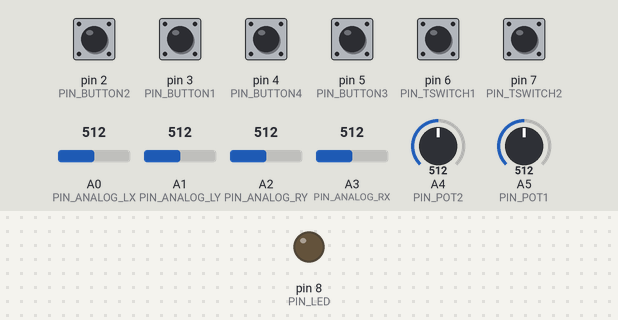
Bench run of a sketch on a simulated Arduino Uno, built with avr-gcc and run on an emulated ATmega328P. Shown: output pins drawn as LEDs (lit = HIGH). Inputs (shaded band) come from the test bench; at power-on: pin 2 (PIN_BUTTON2), pin 3 (PIN_BUTTON1), pin 4 (PIN_BUTTON4), pin 5 (PIN_BUTTON3), pin 6 (PIN_TSWITCH1), pin 7 (PIN_TSWITCH2) HIGH, A0 (PIN_ANALOG_LX) = 512, A4 (PIN_POT2) = 512, A5 (PIN_POT1) = 512, A1 (PIN_ANALOG_LY) = 512, A2 (PIN_ANALOG_RY) = 512, A3 (PIN_ANALOG_RX) = 512. No radio packets arrive unless stated; what the sketch prints to the serial monitor is not drawn.

Above: at 0.1 s.
At 1.2 s:
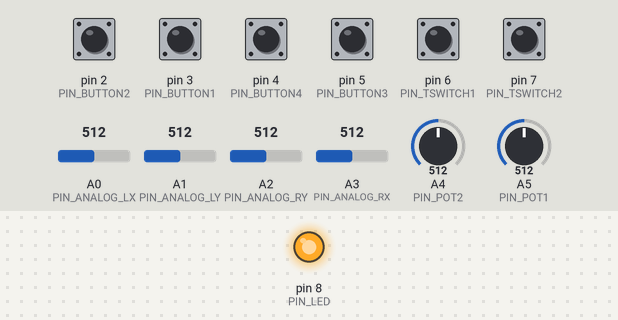
1.3 s: A0 (PIN_ANALOG_LX) set to 529
4.3 s: A4 (PIN_POT2) set to 531
7.0 s: A5 (PIN_POT1) set to 531
Timing chart, 0 to 10.0 s (numbered marks = the images above; inputs shaded):
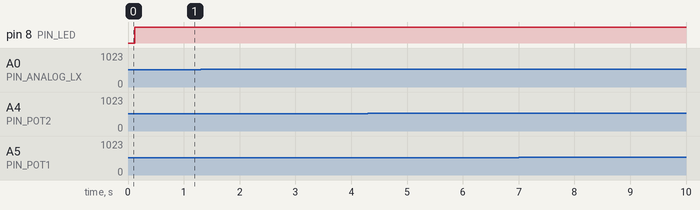

Measured:
- after the input at 1.3 s, every drawn part: stays the same
- after the input at 4.3 s, every drawn part: stays the same
- after the input at 7.0 s, every drawn part: stays the same

The sketch:

TransmitterV2.ino
```cpp
/*
* Arduino Wireless Communication Tutorial
*     Example 1 - Transmitter Code
*
* by Dejan Nedelkovski, www.HowToMechatronics.com
*
* Library: TMRh20/RF24, https://github.com/tmrh20/RF24/
*/

#include <SPI.h>
#include <nRF24L01.h>
#include <RF24.h>

#define DEBUG

// 最大重试次数
#define MAX_RETRIES     3


// 定义手柄引脚
#define PIN_ANALOG_LX   A0
#define PIN_ANALOG_LY   A1
#define PIN_ANALOG_RX   A3
#define PIN_ANALOG_RY   A2

// 定义旋转定位器
#define PIN_POT1        A5
#define PIN_POT2        A4

// 手柄按钮
#define PIN_ANALOG_B1       0
#define PIN_ANALOG_B2       1

// 拨动开关
#define PIN_TSWITCH1        6
#define PIN_TSWITCH2        7

// 4个按钮
#define PIN_BUTTON1         3
#define PIN_BUTTON2         2
#define PIN_BUTTON3         5
#define PIN_BUTTON4         4

// Led
#define PIN_LED             8


// rf24接收器 其他针脚 11 12 13
#define PIN_RF24_CE     9
#define PIN_RF24_CSN    10

// 设置数据速率
#define NRF_DATA_RATE    RF24_250KBPS

RF24 radio(PIN_RF24_CE, PIN_RF24_CSN);  // CE, CSN

const byte address[6] = "00001";

struct DataPackage {
    byte lx;        //左边手柄x轴
    byte ly;        //左边手柄y轴
    byte lb;        //左边手柄按钮
    byte rx;        //右边手柄x轴
    byte ry;        //右边手柄y轴
    byte rb;        //右边手柄按钮
    byte pot1;      //电位器1
    byte pot2;      //电位器2
    byte tSwitch1;  //拨动开关1
    byte tSwitch2;  //拨动开关2
    byte button1;   //按钮1
    byte button2;   //按钮2
    byte button3;   //按钮3
    byte button4;   //按钮4
};

DataPackage data;

void ResetData()
{
    data.lx = 127;
    data.ly = 127;
    data.lb = 1;
    data.rx = 127;
    data.ry = 127;
    data.rb = 1;
    data.pot1 = 127;
    data.pot2 = 127;
    data.tSwitch1 = 0;
    data.tSwitch2 = 0;
    data.button1 = 1;
    data.button2 = 1;
    data.button3 = 1;
    data.button4 = 1;
}

int mapJoystickValues(int val, int lower, int middle, int upper, bool reverse)
{
    val = constrain(val, lower, upper);
    if ( val < middle )
        val = map(val, lower, middle, 0, 128);
    else
        val = map(val, middle, upper, 128, 255);
    return ( reverse ? 255 - val : val );
}

// 初始化无线模块
void initRadio(){

    // 初始化 NRF24L01
    radio.begin();

    // 设置通道
    radio.setChannel(1);

    // 数据速率
    // RF24_250KBPS : 250 kbps 的数据速率。
    // RF24_1MBPS : 1 Mbps 的数据速率（默认值）。
    // RF24_2MBPS : 2 Mbps 的数据速率。
    radio.setDataRate(NRF_DATA_RATE);

    // 设置射频功率
    radio.setPALevel(RF24_PA_LOW);

    // 打开接收器
    radio.openWritingPipe(address);

    // 打开 NRF24L01 模块
    radio.stopListening();
    ResetData();
}

uint32_t configTimer = millis();
// 检测无线模块，如果故障了重新初始化
void checkRoido(){
    if (radio.failureDetected) {
        radio.failureDetected = false;
        delay(250);
        Serial.println("发现无线电模块故障！");
        initRadio();
    }
    // 每隔5秒验证一次无线电配置。这可以使用与无线电默认值不同的任何设置来完成。
    if (millis() - configTimer > 5000) {
        configTimer = millis();
        if (radio.getDataRate() != NRF_DATA_RATE) {
            radio.failureDetected = true;
            Serial.println("发现无线电模块故障2！");
        }
    }
}

void setup() {
    Serial.begin(9600);
    initRadio();

    pinMode(PIN_ANALOG_LX, INPUT_PULLUP);
    pinMode(PIN_ANALOG_LY, INPUT_PULLUP);
    pinMode(PIN_ANALOG_RX, INPUT_PULLUP);
    pinMode(PIN_ANALOG_RY, INPUT_PULLUP);

    pinMode(PIN_POT1, INPUT_PULLUP);
    pinMode(PIN_POT2, INPUT_PULLUP);

    pinMode(PIN_ANALOG_B1, INPUT_PULLUP);
    pinMode(PIN_ANALOG_B2, INPUT_PULLUP);


    pinMode(PIN_TSWITCH1, INPUT_PULLUP);
    pinMode(PIN_TSWITCH2, INPUT_PULLUP);
    pinMode(PIN_BUTTON1, INPUT_PULLUP);
    pinMode(PIN_BUTTON2, INPUT_PULLUP);
    pinMode(PIN_BUTTON3, INPUT_PULLUP);
    pinMode(PIN_BUTTON4, INPUT_PULLUP);

    pinMode(PIN_LED, OUTPUT);
}

void loop() {
    checkRoido();

    short lx = analogRead(PIN_ANALOG_LX);
    short ly = analogRead(PIN_ANALOG_LY);
    short rx = analogRead(PIN_ANALOG_RX);
    short ry = analogRead(PIN_ANALOG_RY);
    short pot1 = analogRead(PIN_POT1);
    short pot2 = analogRead(PIN_POT2);

    DataPackage newdata;
    bool different = false;

    newdata.lx = mapJoystickValues(lx,15,546,1022,true);
    newdata.ly = mapJoystickValues(ly,15,572,1022,true);
    newdata.rx = mapJoystickValues(rx,14,547,1022,true);
    newdata.ry = mapJoystickValues(ry,14,552,1022,true);

    // newdata.lx = map(lx, 15, 1023, 0, 255);;
    // newdata.ly = map(ly, 15, 1023, 0, 255);
    // newdata.rx = map(rx, 14, 1023, 0, 255);
    // newdata.ry = map(ry, 14, 1023, 0, 255);

    newdata.pot1 = map(pot1, 13, 1023, 0, 255);
    newdata.pot2 = map(pot2, 13, 1023, 0, 255);

    newdata.lb = digitalRead(PIN_ANALOG_B1);
    newdata.rb = digitalRead(PIN_ANALOG_B2);

    newdata.tSwitch1 = digitalRead(PIN_TSWITCH1);
    newdata.tSwitch2 = digitalRead(PIN_TSWITCH2);
    newdata.button1 = digitalRead(PIN_BUTTON1);
    newdata.button2 = digitalRead(PIN_BUTTON2);
    newdata.button3 = digitalRead(PIN_BUTTON3);
    newdata.button4 = digitalRead(PIN_BUTTON4);

    if( data.lx != newdata.lx ){
        data.lx = newdata.lx;
        different = true;
    }
    if( data.ly != newdata.ly ){
        data.ly = newdata.ly;
        different = true;
    }
    if( data.rx != newdata.rx ){
        data.rx = newdata.rx;
        different = true;
    }
    if( data.ry != newdata.ry ){
        data.ry = newdata.ry;
        different = true;
    }
    if( data.pot1 != newdata.pot1 ){
        data.pot1 = newdata.pot1;
        different = true;
    }
    if( data.pot2 != newdata.pot2 ){
        data.pot2 = newdata.pot2;
        different = true;
    }
    if( data.lb != newdata.lb ){
        data.lb = newdata.lb;
        different = true;
    }
    if( data.rb != newdata.rb ){
        data.rb = newdata.rb;
        different = true;
    }
    if( data.tSwitch1 != newdata.tSwitch1 ){
        data.tSwitch1 = newdata.tSwitch1;
        different = true;
    }
    if( data.tSwitch2 != newdata.tSwitch2 ){
        data.tSwitch2 = newdata.tSwitch2;
        different = true;
    }
    if( data.button1 != newdata.button1 ){
        data.button1 = newdata.button1;
        different = true;
    }
    if( data.button2 != newdata.button2 ){
        data.button2 = newdata.button2;
        different = true;
    }
    if( data.button3 != newdata.button3 ){
        data.button3 = newdata.button3;
        different = true;
    }
    if( data.button4 != newdata.button4 ){
        data.button4 = newdata.button4;
        different = true;
    }

#if defined(DEBUG)
    Serial.print("lx:");
    Serial.print(lx);
    Serial.print(" ly:");
    Serial.print(ly);
    Serial.print(" rx:");
    Serial.print(rx);
    Serial.print(" ry:");
    Serial.print(ry);
    Serial.print(" pot1:");
    Serial.print(pot1);
    Serial.print(" pot2:");
    Serial.print(pot2);

    Serial.print(" | dlx:");
    Serial.print(data.lx);
    Serial.print(" dly:");
    Serial.print(data.ly);
    Serial.print(" drx:");
    Serial.print(data.rx);
    Serial.print(" dry:");
    Serial.print(data.ry);
    Serial.print(" dlb:");
    Serial.print(data.lb);
    Serial.print(" drb:");
    Serial.print(data.rb);

    Serial.print(" dpot1:");
    Serial.print(data.pot1);
    Serial.print(" dpot2:");
    Serial.print(data.pot2);

    Serial.print(" tSwitch1:");
    Serial.print(data.tSwitch1);
    Serial.print(" tSwitch2:");
    Serial.print(data.tSwitch2);
    Serial.print(" button1:");
    Serial.print(data.button1);
    Serial.print(" button2:");
    Serial.print(data.button2);
    Serial.print(" button3:");
    Serial.print(data.button3);
    Serial.print(" button4:");
    Serial.println(data.button4);
#endif

    if( different ){
        bool success = false;
        for (int i = 0; i < MAX_RETRIES; i++) {
            if (radio.write(&data, sizeof(DataPackage))) {
                // 发送成功
                success = true;
                break;
            } else {
                // 发送失败，延迟一段时间后重试
                delay(1);
            }
        }

        if (success) {
            // 发送成功
            digitalWrite(PIN_LED,HIGH);
#if defined(DEBUG)
            Serial.println("数据发送成功");
#endif

        } else {
            // 发送失败
            digitalWrite(PIN_LED,LOW);
#if defined(DEBUG)
            Serial.println("数据发送失败");
#endif

        }
    }

    // delay(5);
}
```
